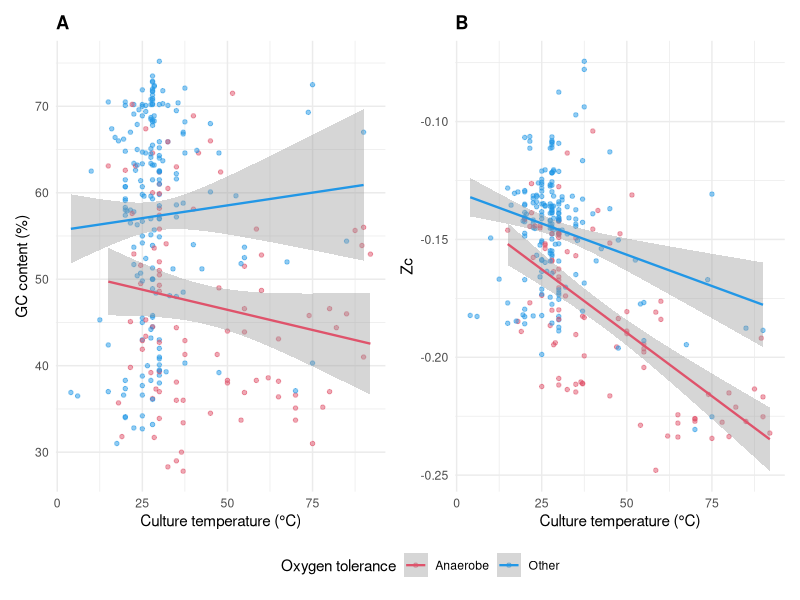

Source code (R):
#!/usr/bin/env Rscript

# Load libraries and read data
library(ggplot2)
library(patchwork)

df <- read.csv("cleaned_data_with_Zc.csv", check.names = FALSE)

# Binary classification of Oxygen tolerance (Anaerobe or Other)
is_anaerobe <- grepl("anaerobe", df$`oxygen_tolerance.Oxygen tolerance`, ignore.case = TRUE)
df$`Oxygen tolerance` <- ifelse(is_anaerobe, "Anaerobe", "Other")

# Keep only rows with all variables needed for plotting
plot_df <- subset(
  df,
  !is.na(`culture_temp.Temperature`) &
    !is.na(`GC_content.GC-content`) &
    !is.na(Zc)
)

# Scatter: GC content vs temperature with linear fits by Oxygen tolerance
p_gc <- ggplot(
  plot_df,
  aes(
    x = `culture_temp.Temperature`,
    y = `GC_content.GC-content`,
    color = `Oxygen tolerance`
  )
) +
  geom_point(alpha = 0.5, size = 1.2) +
  geom_smooth(method = "lm", se = TRUE, linewidth = 0.8) +
  theme_minimal() +
  labs(
    x = "Culture temperature (°C)",
    y = "GC content (%)",
    color = "Oxygen tolerance",
    title = "A"
  ) +
  scale_color_manual(values = c("Anaerobe" = "2", "Other" = "4")) +
  theme(plot.title = element_text(face = "bold"))

# Scatter: Zc vs temperature with linear fits by Oxygen tolerance
p_zc <- ggplot(
  plot_df,
  aes(
    x = `culture_temp.Temperature`,
    y = Zc,
    color = `Oxygen tolerance`
  )
) +
  geom_point(alpha = 0.5, size = 1.2) +
  geom_smooth(method = "lm", se = TRUE, linewidth = 0.8) +
  theme_minimal() +
  labs(
    x = "Culture temperature (°C)",
    y = "Zc",
    color = "Oxygen tolerance",
    title = "B"
  ) +
  scale_color_manual(values = c("Anaerobe" = "2", "Other" = "4")) +
  theme(plot.title = element_text(face = "bold"))

# Arrange plots in a single row with shared legend
combined_plot <- p_gc + p_zc + plot_layout(nrow = 1, guides = "collect")

combined_plot <- combined_plot & theme(legend.position = "bottom")

ggsave("GC_Zc_vs_temperature.png", combined_plot, width = 10, height = 4, dpi = 300)
